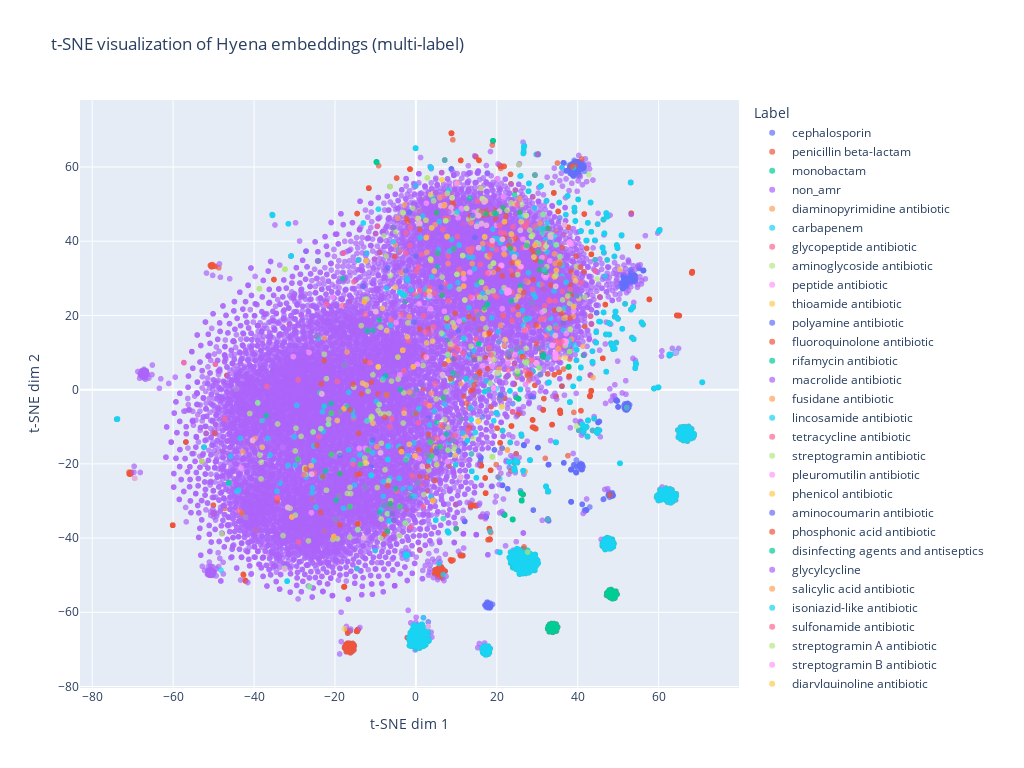

The cell this chart's notebook holds for it:
### Code cell
rows = []
for i in range(len(train_embeddings)):
    active_labels = [label_columns[j] for j in np.where(train_labels[i] > 0)[0]]
    for label in active_labels:
        rows.append({
            "x": train_embeddings_2d[i, 0],
            "y": train_embeddings_2d[i, 1],
            "label": label,
            "sample_index": i,  # to identify duplicates
        })
df_vis = pl.DataFrame(rows)
fig = px.scatter(
    df_vis,
    x="x",
    y="y",
    color="label",
    hover_data=["sample_index"],
    title="t-SNE visualization of Hyena embeddings (multi-label)",
    labels={"x": "t-SNE dim 1", "y": "t-SNE dim 2", "color": "Gene family"},
    opacity=0.7,
)
fig.update_layout(
    width=1024,
    height=768,
    legend_title="Label",
)
fig.show()
